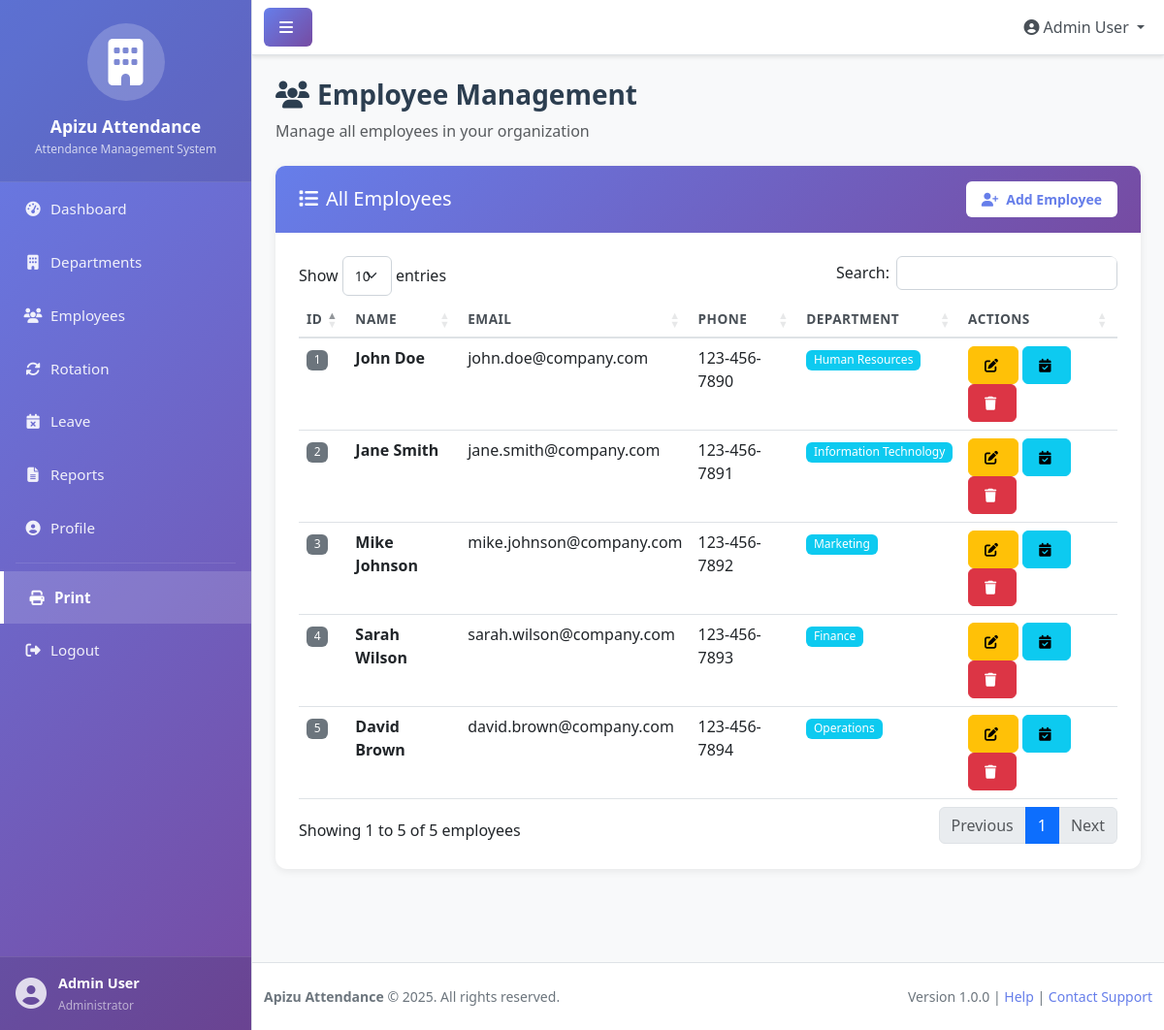
/admin/employees.php (signed in), run on the app's committed database.
### tables this page shows
CREATE TABLE IF NOT EXISTS employees (
    id INT AUTO_INCREMENT PRIMARY KEY,
    department_id INT NOT NULL,
    name VARCHAR(255) NOT NULL,
    email VARCHAR(255) NOT NULL UNIQUE,
    phone VARCHAR(20),
    password VARCHAR(255) NOT NULL,
    photo VARCHAR(255) DEFAULT NULL,
    address TEXT,
    remember_token VARCHAR(255) DEFAULT NULL,
    created_at TIMESTAMP DEFAULT CURRENT_TIMESTAMP,
    updated_at TIMESTAMP DEFAULT CURRENT_TIMESTAMP ON UPDATE CURRENT_TIMESTAMP,
    FOREIGN KEY (department_id) REFERENCES departments(id) ON DELETE CASCADE
);

CREATE TABLE IF NOT EXISTS departments (
    id INT AUTO_INCREMENT PRIMARY KEY,
    name VARCHAR(255) NOT NULL UNIQUE,
    description TEXT,
    created_at TIMESTAMP DEFAULT CURRENT_TIMESTAMP,
    updated_at TIMESTAMP DEFAULT CURRENT_TIMESTAMP ON UPDATE CURRENT_TIMESTAMP
);

### admin/employees.php (the view, shortened to what this page needs)
<?php
require_once __DIR__ . "/../includes/auth.php";
$current_page = "employees";
$use_datatables = true;
$employees = $pdo->query("SELECT e.*, d.name as department_name FROM employees e LEFT JOIN departments d ON e.department_id = d.id ORDER BY e.name ASC")->fetchAll(PDO::FETCH_ASSOC);
include 'includes/header.php';
?>
<div class="d-flex" id="wrapper">
    <?php include 'includes/sidebar.php'; ?>
    <div id="page-content-wrapper">
        <nav class="navbar navbar-expand-lg navbar-light bg-white border-bottom">
            <div class="container-fluid">
                <button class="btn btn-primary" id="sidebarToggle">
                    <i class="fas fa-bars"></i>
                </button>
                <div class="collapse navbar-collapse" id="navbarSupportedContent">
                    <ul class="navbar-nav ms-auto mt-2 mt-lg-0">
                        <li class="nav-item dropdown">
                            <a class="nav-link dropdown-toggle" id="navbarDropdown" href="#" role="button"
                                data-bs-toggle="dropdown">
                                <i
                                    class="fas fa-user-circle me-1"></i><?php echo htmlspecialchars($_SESSION["user_name"]); ?>
                            </a>
                        </li>
                    </ul>
                </div>
            </div>
        </nav>
        <div class="container-fluid p-3 p-md-4">
            <div class="page-header mb-4">
                <h1 class="page-title">
                    <i class="fas fa-users me-2"></i>Employee Management
                </h1>
                <p class="text-muted mb-0">Manage all employees in your organization</p>
            </div>
            <div class="card modern-card">
                <div class="card-header">
                    <div class="d-flex justify-content-between align-items-center">
                        <h5 class="card-title mb-0">
                            <i class="fas fa-list me-2"></i>All Employees
                        </h5>
                        <button type="button" class="btn btn-light btn-sm" data-bs-toggle="modal"
                            data-bs-target="#addEditEmployeeModal">
                            <i class="fas fa-user-plus me-2"></i>Add Employee
                        </button>
                    </div>
                </div>
                <div class="card-body">
                    <div class="table-responsive">
                        <table id="employeesTable" class="table table-hover">
                            <thead>
                                <tr>
                                    <th>ID</th>
                                    <th>Name</th>
                                    <th>Email</th>
                                    <th>Phone</th>
                                    <th>Department</th>
                                    <th>Actions</th>
                                </tr>
                            </thead>
                            <tbody>
                                <?php foreach ($employees as $emp): ?>
                                <tr>
                                    <td><span class="badge bg-secondary"><?php echo $emp["id"]; ?></span></td>
                                    <td><strong><?php echo htmlspecialchars($emp["name"]); ?></strong></td>
                                    <td><?php echo htmlspecialchars($emp["email"]); ?></td>
                                    <td><?php echo htmlspecialchars($emp["phone"]); ?></td>
                                    <td><span
                                            class="badge bg-info"><?php echo htmlspecialchars($emp["department_name"]); ?></span>
                                    </td>
                                    <td>
                                        <button type="button" class="btn btn-sm btn-warning"
                                            data-id="<?php echo $emp["id"]; ?>"
                                            data-name="<?php echo htmlspecialchars($emp["name"]); ?>"
                                            data-email="<?php echo htmlspecialchars($emp["email"]); ?>"
                                            data-phone="<?php echo htmlspecialchars($emp["phone"]); ?>"
                                            data-department="<?php echo $emp["department_id"]; ?>"
                                            data-address="<?php echo htmlspecialchars($emp["address"]); ?>"
                                            data-bs-toggle="modal" data-bs-target="#addEditEmployeeModal">
                                            <i class="fas fa-edit"></i>
                                        </button>
                                        <a href="employee_attendance.php?id=<?php echo $emp["id"]; ?>"
                                            class="btn btn-sm btn-info">
                                            <i class="fas fa-calendar-check"></i>
                                        </a>
                                        <a href="employees.php?action=delete&id=<?php echo $emp["id"]; ?>"
                                            class="btn btn-sm btn-danger" onclick="return confirm('Are you sure?');">
                                            <i class="fas fa-trash"></i>
                                        </a>
                                    </td>
                                </tr>
                                <?php endforeach; ?>
                            </tbody>
                        </table>
                    </div>
                </div>
            </div>
        </div>
        <?php include 'includes/footer.php'; ?>

### admin/includes/header.php (shortened to what this page needs)
<?php
$company_name = "Apizu Attendance";
$company_logo = "../assets/img/logo.png";
$system_name = "Attendance Management System";
?>
<!DOCTYPE html>
<html lang="en">
<head>
    <link href="https://cdn.jsdelivr.net/npm/bootstrap@5.3.0/dist/css/bootstrap.min.css" rel="stylesheet">
    <link rel="stylesheet" href="https://cdnjs.cloudflare.com/ajax/libs/font-awesome/6.4.0/css/all.min.css">
    <?php if(isset($use_datatables) && $use_datatables): ?>
    <link rel="stylesheet" href="https://cdn.datatables.net/1.11.5/css/dataTables.bootstrap5.min.css">
    <?php endif; ?>
    <link rel="stylesheet" href="../assets/css/style.css">
</head>
<body>

### admin/includes/sidebar.php (shortened to what this page needs)
<div class="border-end" id="sidebar-wrapper">
    <div class="sidebar-logo">
        <div class="logo-container">
            <?php if(file_exists($company_logo)): ?>
            <img src="<?php echo $company_logo; ?>" alt="<?php echo $company_name; ?>" class="company-logo">
            <?php else: ?>
            <div class="logo-placeholder">
                <i class="fas fa-building fa-3x"></i>
            </div>
            <?php endif; ?>
        </div>
        <div class="company-info">
            <h5 class="company-name"><?php echo $company_name; ?></h5>
            <p class="system-name"><?php echo $system_name; ?></p>
        </div>
    </div>
    <div class="list-group list-group-flush">
        <a class="list-group-item list-group-item-action <?php echo ($current_page == 'dashboard') ? 'active' : ''; ?>"
            href="dashboard.php">
            <i class="fas fa-tachometer-alt me-2"></i>Dashboard
        </a>
        <a class="list-group-item list-group-item-action <?php echo ($current_page == 'departments') ? 'active' : ''; ?>"
            href="departments.php">
            <i class="fas fa-building me-2"></i>Departments
        </a>
        <a class="list-group-item list-group-item-action <?php echo ($current_page == 'employees') ? 'active' : ''; ?>"
            href="employees.php">
            <i class="fas fa-users me-2"></i>Employees
        </a>
        <a class="list-group-item list-group-item-action <?php echo ($current_page == 'rotation') ? 'active' : ''; ?>"
            href="rotation_management.php">
            <i class="fas fa-sync-alt me-2"></i>Rotation
        </a>
        <a class="list-group-item list-group-item-action <?php echo ($current_page == 'leave') ? 'active' : ''; ?>"
            href="leave_management.php">
            <i class="fas fa-calendar-times me-2"></i>Leave
        </a>
        <a class="list-group-item list-group-item-action <?php echo ($current_page == 'reports') ? 'active' : ''; ?>"
            href="reports.php">
            <i class="fas fa-file-alt me-2"></i>Reports
        </a>
        <a class="list-group-item list-group-item-action <?php echo ($current_page == 'profile') ? 'active' : ''; ?>"
            href="profile.php">
            <i class="fas fa-user-circle me-2"></i>Profile
        </a>
        <div class="sidebar-divider"></div>
        <a class="list-group-item list-group-item-action" href="#" onclick="window.print(); return false;">
            <i class="fas fa-print me-2"></i>Print
        </a>
        <a class="list-group-item list-group-item-action" href="../logout.php"
            onclick="return confirm('Are you sure you want to logout?');">
            <i class="fas fa-sign-out-alt me-2"></i>Logout
        </a>
    </div>
    <div class="sidebar-footer">
        <div class="user-info">
            <div class="user-avatar">
                <i class="fas fa-user-circle fa-2x"></i>
            </div>
            <div class="user-details">
                <p class="user-name"><?php echo htmlspecialchars($_SESSION["user_name"]); ?></p>
                <p class="user-role">Administrator</p>
            </div>
        </div>
    </div>
</div>

### admin/includes/footer.php (shortened to what this page needs)
<footer class="main-footer">
    <div class="container-fluid">
        <div class="row align-items-center">
            <div class="col-md-6">
                <p class="mb-0">
                    <strong><?php echo $company_name; ?></strong> &copy; <?php echo date('Y'); ?>. All rights reserved.
                </p>
            </div>
            <div class="col-md-6 text-md-end">
                <p class="mb-0">
                    Version 1.0.0 |
                    <a href="#" class="text-decoration-none">Help</a> |
                    <a href="#" class="text-decoration-none">Contact Support</a>
                </p>
            </div>
        </div>
    </div>
</footer>
</body>
</html>

### assets/css/style.css (style rules this page uses)
* { margin: 0; padding: 0; box-sizing: border-box; }
body { font-family: 'Segoe UI', Tahoma, Geneva, Verdana, sans-serif; overflow-x: hidden; background-color: #f8f9fa; }
#wrapper { display: flex; min-height: 100vh; }
#sidebar-wrapper { min-height: 100vh; width: 250px; background: linear-gradient(135deg, #667eea 0%, #764ba2 100%); transition: margin 0.3s ease-in-out; position: relative; z-index: 1001; }
#sidebar-wrapper .list-group-item { border: none; background: transparent; color: rgba(255, 255, 255, 0.9); padding: 1rem 1.5rem; transition: all 0.3s; font-size: 0.95rem; }
#sidebar-wrapper .list-group-item.active { background: rgba(255, 255, 255, 0.15); color: #fff; border-left: 4px solid #fff; }
#sidebar-wrapper .list-group-item i { width: 20px; text-align: center; }
#page-content-wrapper { flex: 1; min-width: 0; }
.navbar { box-shadow: 0 2px 4px rgba(0, 0, 0, 0.1); background-color: #fff !important; }
.navbar .nav-link { color: #495057; transition: color 0.3s; }
.card { border-radius: 10px; box-shadow: 0 2px 8px rgba(0, 0, 0, 0.1); border: none; transition: transform 0.3s, box-shadow 0.3s; margin-bottom: 1.5rem; }
.card-header { background: linear-gradient(135deg, #667eea 0%, #764ba2 100%); color: white; font-weight: 600; border-radius: 10px 10px 0 0 !important; padding: 1rem 1.5rem; border-bottom: none; }
.card-body { padding: 1.5rem; }
.btn { border-radius: 6px; padding: 0.5rem 1rem; font-weight: 500; transition: all 0.3s; }
.btn-primary { background: linear-gradient(135deg, #667eea 0%, #764ba2 100%); border: none; }
.btn i { margin-right: 0.25rem; }
.table-responsive { border-radius: 8px; overflow-x: auto; position: relative; }
.table { margin-bottom: 0; }
.table thead th { border-bottom: 2px solid #dee2e6; font-weight: 600; text-transform: uppercase; font-size: 0.85rem; letter-spacing: 0.5px; color: #495057; }
.table tbody tr { transition: background-color 0.2s; }
.badge { padding: 0.35em 0.65em; font-weight: 500; border-radius: 6px; }
.fade-in { animation: fadeIn 0.5s ease-in-out; }

### admin/includes/header.php (style rules this page uses)
body { overflow-x: hidden; background-color: #f8f9fa; }
#wrapper { display: flex; min-height: 100vh; }
#page-content-wrapper { flex: 1; min-width: 0; }
.fade-in { animation: fadeIn 0.5s ease-in; }

### admin/includes/sidebar.php (style rules this page uses)
#sidebar-wrapper { min-height: 100vh; width: 260px; background: linear-gradient(135deg, #667eea 0%, #764ba2 100%); transition: margin 0.3s ease-in-out; display: flex; flex-direction: column; }
.sidebar-logo { padding: 1.5rem 1rem; text-align: center; background: rgba(0, 0, 0, 0.1); border-bottom: 1px solid rgba(255, 255, 255, 0.1); }
.logo-container { margin-bottom: 1rem; }
.logo-placeholder { width: 80px; height: 80px; margin: 0 auto; background: rgba(255, 255, 255, 0.2); border-radius: 50%; display: flex; align-items: center; justify-content: center; color: white; }
.company-info { color: white; }
.company-name { font-size: 1.1rem; font-weight: bold; margin-bottom: 0.25rem; color: white; }
.system-name { font-size: 0.75rem; opacity: 0.9; margin-bottom: 0; color: rgba(255, 255, 255, 0.8); }
.list-group-item { border: none; background: transparent; color: rgba(255, 255, 255, 0.9); padding: 1rem 1.5rem; transition: all 0.3s; font-size: 0.95rem; }
.list-group-item.active { background: rgba(255, 255, 255, 0.15); color: #fff; border-left: 4px solid #fff; font-weight: 600; }
.list-group-item i { width: 20px; text-align: center; }
.sidebar-divider { height: 1px; background: rgba(255, 255, 255, 0.1); margin: 0.5rem 1rem; }
.sidebar-footer { margin-top: auto; padding: 1rem; background: rgba(0, 0, 0, 0.1); border-top: 1px solid rgba(255, 255, 255, 0.1); }
.user-info { display: flex; align-items: center; gap: 0.75rem; color: white; }
.user-avatar { color: rgba(255, 255, 255, 0.8); }
.user-details { flex: 1; }
.user-name { font-size: 0.9rem; font-weight: 600; margin-bottom: 0.25rem; color: white; }
.user-role { font-size: 0.75rem; opacity: 0.8; margin-bottom: 0; color: rgba(255, 255, 255, 0.7); }

### admin/includes/footer.php (style rules this page uses)
.main-footer { background: white; padding: 1.5rem 0; margin-top: 3rem; border-top: 1px solid #dee2e6; font-size: 0.875rem; color: #6c757d; }
.main-footer a { color: #667eea; transition: color 0.3s; }

### data on the page
employees: id "5", name "David Brown", email "david.brown@company.com", phone "123-456-7894", department.name "Operations"
employees: id "2", name "Jane Smith", email "jane.smith@company.com", phone "123-456-7891", department.name "Information Technology"
employees: id "1", name "John Doe", email "john.doe@company.com", phone "123-456-7890", department.name "Human Resources"
employees: id "3", name "Mike Johnson", email "mike.johnson@company.com", phone "123-456-7892", department.name "Marketing"
employees: id "4", name "Sarah Wilson", email "sarah.wilson@company.com", phone "123-456-7893", department.name "Finance"

### other printed values
$company_name "Apizu Attendance"
$system_name "Attendance Management System"
$_SESSION["user_name"] "Admin User"
